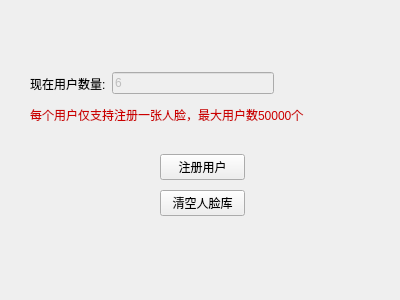
<?xml version="1.0" encoding="UTF-8"?>
<ui version="4.0">
 <class>face_management</class>
 <widget class="QWidget" name="face_management">
  <property name="geometry">
   <rect>
    <x>0</x>
    <y>0</y>
    <width>400</width>
    <height>300</height>
   </rect>
  </property>
  <property name="windowTitle">
   <string>度目-AI镜头模组演示Demo-人脸库管理</string>
  </property>
  <widget class="QLabel" name="label_2">
   <property name="geometry">
    <rect>
     <x>30</x>
     <y>100</y>
     <width>351</width>
     <height>31</height>
    </rect>
   </property>
   <property name="text">
    <string>&lt;html&gt;&lt;head/&gt;&lt;body&gt;&lt;p&gt;&lt;span style=&quot; color:#cc0000;&quot;&gt;每个用户仅支持注册一张人脸，最大用户数50000个&lt;/span&gt;&lt;/p&gt;&lt;/body&gt;&lt;/html&gt;</string>
   </property>
  </widget>
  <widget class="QWidget" name="layoutWidget">
   <property name="geometry">
    <rect>
     <x>160</x>
     <y>150</y>
     <width>85</width>
     <height>70</height>
    </rect>
   </property>
   <layout class="QVBoxLayout" name="verticalLayout">
    <item>
     <widget class="QPushButton" name="btn_go1form">
      <property name="text">
       <string>注册用户</string>
      </property>
     </widget>
    </item>
    <item>
     <widget class="QPushButton" name="btn_go3form">
      <property name="text">
       <string>清空人脸库</string>
      </property>
     </widget>
    </item>
   </layout>
  </widget>
  <widget class="QWidget" name="layoutWidget">
   <property name="geometry">
    <rect>
     <x>30</x>
     <y>70</y>
     <width>244</width>
     <height>27</height>
    </rect>
   </property>
   <layout class="QHBoxLayout" name="horizontalLayout">
    <item>
     <widget class="QLabel" name="label">
      <property name="text">
       <string>现在用户数量:</string>
      </property>
     </widget>
    </item>
    <item>
     <widget class="QLineEdit" name="facerecordsnum_textbox">
      <property name="enabled">
       <bool>false</bool>
      </property>
      <property name="text">
       <string>6</string>
      </property>
      <property name="readOnly">
       <bool>true</bool>
      </property>
     </widget>
    </item>
   </layout>
  </widget>
 </widget>
 <resources/>
 <connections/>
</ui>
